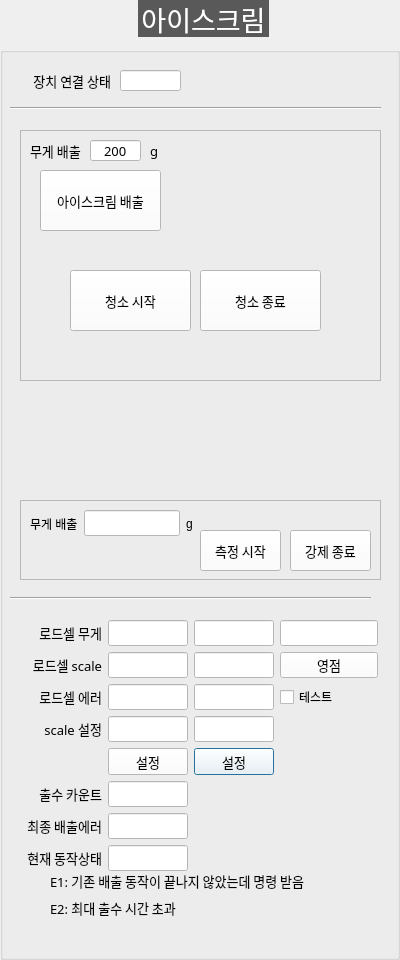
<?xml version="1.0" encoding="UTF-8"?>
<ui version="4.0">
 <class>DialogIcecream</class>
 <widget class="QDialog" name="DialogIcecream">
  <property name="geometry">
   <rect>
    <x>0</x>
    <y>0</y>
    <width>400</width>
    <height>960</height>
   </rect>
  </property>
  <property name="windowTitle">
   <string>Dialog</string>
  </property>
  <widget class="QGroupBox" name="GB_ICECREAM">
   <property name="geometry">
    <rect>
     <x>0</x>
     <y>0</y>
     <width>400</width>
     <height>960</height>
    </rect>
   </property>
   <property name="font">
    <font>
     <family>함초롬돋움</family>
     <pointsize>20</pointsize>
     <weight>50</weight>
     <italic>false</italic>
     <bold>false</bold>
    </font>
   </property>
   <property name="styleSheet">
    <string notr="true">QGroupBox  {
    margin-top: 10px;
	font: 20pt &quot;함초롬돋움&quot;;
}

QGroupBox::title  {
    subcontrol-origin: margin;
    subcontrol-position: top center;
    padding: 10px 8000px 10px 8000px;
    background-color: #595959;
    color: rgb(255, 255, 255);
}
QLabel {
	font: 10pt &quot;함초롬돋움&quot;;
}
QComboBox{
	font: 10pt &quot;함초롬돋움&quot;;
	background-color: #ffffff
}
QPushButton{
	font: 10pt &quot;함초롬돋움&quot;;
	background-color: #ffffff
}
QLineEdit{
	font: 10pt &quot;함초롬돋움&quot;;
	background-color: #ffffff
}
QListWidget{
	font: 10pt &quot;함초롬돋움&quot;;
	background-color: #ffffff
}
QCheckBox{
	font: 10pt &quot;함초롬돋움&quot;;
}



</string>
   </property>
   <property name="title">
    <string>아이스크림</string>
   </property>
   <widget class="QLineEdit" name="LE_ICECREAM_CONNECTION">
    <property name="geometry">
     <rect>
      <x>120</x>
      <y>70</y>
      <width>61</width>
      <height>21</height>
     </rect>
    </property>
    <property name="font">
     <font>
      <family>함초롬돋움</family>
      <pointsize>10</pointsize>
      <weight>50</weight>
      <italic>false</italic>
      <bold>false</bold>
     </font>
    </property>
    <property name="readOnly">
     <bool>true</bool>
    </property>
   </widget>
   <widget class="QLabel" name="label_110">
    <property name="geometry">
     <rect>
      <x>10</x>
      <y>70</y>
      <width>101</width>
      <height>21</height>
     </rect>
    </property>
    <property name="font">
     <font>
      <family>함초롬돋움</family>
      <pointsize>10</pointsize>
      <weight>50</weight>
      <italic>false</italic>
      <bold>false</bold>
     </font>
    </property>
    <property name="text">
     <string>장치 연결 상태</string>
    </property>
    <property name="alignment">
     <set>Qt::AlignRight|Qt::AlignTrailing|Qt::AlignVCenter</set>
    </property>
   </widget>
   <widget class="Line" name="line_37">
    <property name="geometry">
     <rect>
      <x>10</x>
      <y>100</y>
      <width>371</width>
      <height>16</height>
     </rect>
    </property>
    <property name="font">
     <font>
      <pointsize>11</pointsize>
     </font>
    </property>
    <property name="orientation">
     <enum>Qt::Horizontal</enum>
    </property>
   </widget>
   <widget class="Line" name="line_39">
    <property name="geometry">
     <rect>
      <x>10</x>
      <y>590</y>
      <width>361</width>
      <height>16</height>
     </rect>
    </property>
    <property name="font">
     <font>
      <pointsize>11</pointsize>
     </font>
    </property>
    <property name="orientation">
     <enum>Qt::Horizontal</enum>
    </property>
   </widget>
   <widget class="QWidget" name="layoutWidget">
    <property name="geometry">
     <rect>
      <x>27</x>
      <y>620</y>
      <width>351</width>
      <height>251</height>
     </rect>
    </property>
    <layout class="QGridLayout" name="gridLayout">
     <item row="5" column="1">
      <widget class="QLineEdit" name="LE_DISPENSE_COUNT">
       <property name="maximumSize">
        <size>
         <width>80</width>
         <height>16777215</height>
        </size>
       </property>
       <property name="font">
        <font>
         <family>함초롬돋움</family>
         <pointsize>10</pointsize>
         <weight>50</weight>
         <italic>false</italic>
         <bold>false</bold>
        </font>
       </property>
       <property name="readOnly">
        <bool>true</bool>
       </property>
      </widget>
     </item>
     <item row="5" column="0">
      <widget class="QLabel" name="label_112">
       <property name="font">
        <font>
         <family>함초롬돋움</family>
         <pointsize>10</pointsize>
         <weight>50</weight>
         <italic>false</italic>
         <bold>false</bold>
        </font>
       </property>
       <property name="text">
        <string>출수 카운트</string>
       </property>
       <property name="alignment">
        <set>Qt::AlignRight|Qt::AlignTrailing|Qt::AlignVCenter</set>
       </property>
      </widget>
     </item>
     <item row="4" column="2">
      <widget class="QPushButton" name="BTN_SET_SCALE_2">
       <property name="maximumSize">
        <size>
         <width>80</width>
         <height>16777215</height>
        </size>
       </property>
       <property name="font">
        <font>
         <family>함초롬돋움</family>
         <pointsize>10</pointsize>
         <weight>50</weight>
         <italic>false</italic>
         <bold>false</bold>
        </font>
       </property>
       <property name="text">
        <string>설정</string>
       </property>
      </widget>
     </item>
     <item row="2" column="1">
      <widget class="QLineEdit" name="LE_LOADCELL_ERROR">
       <property name="maximumSize">
        <size>
         <width>80</width>
         <height>16777215</height>
        </size>
       </property>
       <property name="font">
        <font>
         <family>함초롬돋움</family>
         <pointsize>10</pointsize>
         <weight>50</weight>
         <italic>false</italic>
         <bold>false</bold>
        </font>
       </property>
       <property name="readOnly">
        <bool>true</bool>
       </property>
      </widget>
     </item>
     <item row="2" column="2">
      <widget class="QLineEdit" name="LE_LOADCELL_ERROR_2">
       <property name="maximumSize">
        <size>
         <width>80</width>
         <height>16777215</height>
        </size>
       </property>
       <property name="font">
        <font>
         <family>함초롬돋움</family>
         <pointsize>10</pointsize>
         <weight>50</weight>
         <italic>false</italic>
         <bold>false</bold>
        </font>
       </property>
       <property name="readOnly">
        <bool>true</bool>
       </property>
      </widget>
     </item>
     <item row="4" column="1">
      <widget class="QPushButton" name="BTN_SET_SCALE">
       <property name="maximumSize">
        <size>
         <width>80</width>
         <height>16777215</height>
        </size>
       </property>
       <property name="font">
        <font>
         <family>함초롬돋움</family>
         <pointsize>10</pointsize>
         <weight>50</weight>
         <italic>false</italic>
         <bold>false</bold>
        </font>
       </property>
       <property name="text">
        <string>설정</string>
       </property>
      </widget>
     </item>
     <item row="7" column="1">
      <widget class="QLineEdit" name="LE_OP_STATE">
       <property name="maximumSize">
        <size>
         <width>80</width>
         <height>16777215</height>
        </size>
       </property>
       <property name="font">
        <font>
         <family>함초롬돋움</family>
         <pointsize>10</pointsize>
         <weight>50</weight>
         <italic>false</italic>
         <bold>false</bold>
        </font>
       </property>
       <property name="readOnly">
        <bool>true</bool>
       </property>
      </widget>
     </item>
     <item row="7" column="0">
      <widget class="QLabel" name="label_114">
       <property name="font">
        <font>
         <family>함초롬돋움</family>
         <pointsize>10</pointsize>
         <weight>50</weight>
         <italic>false</italic>
         <bold>false</bold>
        </font>
       </property>
       <property name="text">
        <string>현재 동작상태</string>
       </property>
       <property name="alignment">
        <set>Qt::AlignRight|Qt::AlignTrailing|Qt::AlignVCenter</set>
       </property>
      </widget>
     </item>
     <item row="6" column="1">
      <widget class="QLineEdit" name="LE_LAST_DISPENSE_ERROR">
       <property name="maximumSize">
        <size>
         <width>80</width>
         <height>16777215</height>
        </size>
       </property>
       <property name="font">
        <font>
         <family>함초롬돋움</family>
         <pointsize>10</pointsize>
         <weight>50</weight>
         <italic>false</italic>
         <bold>false</bold>
        </font>
       </property>
       <property name="readOnly">
        <bool>true</bool>
       </property>
      </widget>
     </item>
     <item row="6" column="0">
      <widget class="QLabel" name="label_113">
       <property name="font">
        <font>
         <family>함초롬돋움</family>
         <pointsize>10</pointsize>
         <weight>50</weight>
         <italic>false</italic>
         <bold>false</bold>
        </font>
       </property>
       <property name="text">
        <string>최종 배출에러</string>
       </property>
       <property name="alignment">
        <set>Qt::AlignRight|Qt::AlignTrailing|Qt::AlignVCenter</set>
       </property>
      </widget>
     </item>
     <item row="3" column="1">
      <widget class="QLineEdit" name="LE_LOADCELL_SET_SCALE">
       <property name="maximumSize">
        <size>
         <width>80</width>
         <height>16777215</height>
        </size>
       </property>
       <property name="font">
        <font>
         <family>함초롬돋움</family>
         <pointsize>10</pointsize>
         <weight>50</weight>
         <italic>false</italic>
         <bold>false</bold>
        </font>
       </property>
       <property name="readOnly">
        <bool>false</bool>
       </property>
      </widget>
     </item>
     <item row="0" column="0">
      <widget class="QLabel" name="label_116">
       <property name="font">
        <font>
         <family>함초롬돋움</family>
         <pointsize>10</pointsize>
         <weight>50</weight>
         <italic>false</italic>
         <bold>false</bold>
        </font>
       </property>
       <property name="text">
        <string>로드셀 무게</string>
       </property>
       <property name="alignment">
        <set>Qt::AlignRight|Qt::AlignTrailing|Qt::AlignVCenter</set>
       </property>
      </widget>
     </item>
     <item row="3" column="0">
      <widget class="QLabel" name="label_119">
       <property name="font">
        <font>
         <family>함초롬돋움</family>
         <pointsize>10</pointsize>
         <weight>50</weight>
         <italic>false</italic>
         <bold>false</bold>
        </font>
       </property>
       <property name="text">
        <string>scale 설정</string>
       </property>
       <property name="alignment">
        <set>Qt::AlignRight|Qt::AlignTrailing|Qt::AlignVCenter</set>
       </property>
      </widget>
     </item>
     <item row="3" column="2">
      <widget class="QLineEdit" name="LE_LOADCELL_SET_SCALE_2">
       <property name="maximumSize">
        <size>
         <width>80</width>
         <height>16777215</height>
        </size>
       </property>
       <property name="font">
        <font>
         <family>함초롬돋움</family>
         <pointsize>10</pointsize>
         <weight>50</weight>
         <italic>false</italic>
         <bold>false</bold>
        </font>
       </property>
       <property name="readOnly">
        <bool>false</bool>
       </property>
      </widget>
     </item>
     <item row="0" column="1">
      <widget class="QLineEdit" name="LE_LOADCELL_WEIGHT">
       <property name="maximumSize">
        <size>
         <width>80</width>
         <height>16777215</height>
        </size>
       </property>
       <property name="font">
        <font>
         <family>함초롬돋움</family>
         <pointsize>10</pointsize>
         <weight>50</weight>
         <italic>false</italic>
         <bold>false</bold>
        </font>
       </property>
       <property name="readOnly">
        <bool>true</bool>
       </property>
      </widget>
     </item>
     <item row="0" column="2">
      <widget class="QLineEdit" name="LE_LOADCELL_WEIGHT_2">
       <property name="maximumSize">
        <size>
         <width>80</width>
         <height>16777215</height>
        </size>
       </property>
       <property name="font">
        <font>
         <family>함초롬돋움</family>
         <pointsize>10</pointsize>
         <weight>50</weight>
         <italic>false</italic>
         <bold>false</bold>
        </font>
       </property>
       <property name="readOnly">
        <bool>true</bool>
       </property>
      </widget>
     </item>
     <item row="1" column="0">
      <widget class="QLabel" name="label_117">
       <property name="font">
        <font>
         <family>함초롬돋움</family>
         <pointsize>10</pointsize>
         <weight>50</weight>
         <italic>false</italic>
         <bold>false</bold>
        </font>
       </property>
       <property name="text">
        <string>로드셀 scale</string>
       </property>
       <property name="alignment">
        <set>Qt::AlignRight|Qt::AlignTrailing|Qt::AlignVCenter</set>
       </property>
      </widget>
     </item>
     <item row="1" column="2">
      <widget class="QLineEdit" name="LE_LOADCELL_SCALE_2">
       <property name="maximumSize">
        <size>
         <width>80</width>
         <height>16777215</height>
        </size>
       </property>
       <property name="font">
        <font>
         <family>함초롬돋움</family>
         <pointsize>10</pointsize>
         <weight>50</weight>
         <italic>false</italic>
         <bold>false</bold>
        </font>
       </property>
       <property name="readOnly">
        <bool>true</bool>
       </property>
      </widget>
     </item>
     <item row="1" column="1">
      <widget class="QLineEdit" name="LE_LOADCELL_SCALE">
       <property name="maximumSize">
        <size>
         <width>80</width>
         <height>16777215</height>
        </size>
       </property>
       <property name="font">
        <font>
         <family>함초롬돋움</family>
         <pointsize>10</pointsize>
         <weight>50</weight>
         <italic>false</italic>
         <bold>false</bold>
        </font>
       </property>
       <property name="readOnly">
        <bool>true</bool>
       </property>
      </widget>
     </item>
     <item row="2" column="0">
      <widget class="QLabel" name="label_118">
       <property name="font">
        <font>
         <family>함초롬돋움</family>
         <pointsize>10</pointsize>
         <weight>50</weight>
         <italic>false</italic>
         <bold>false</bold>
        </font>
       </property>
       <property name="text">
        <string>로드셀 에러</string>
       </property>
       <property name="alignment">
        <set>Qt::AlignRight|Qt::AlignTrailing|Qt::AlignVCenter</set>
       </property>
      </widget>
     </item>
     <item row="0" column="3">
      <widget class="QLineEdit" name="LE_LOADCELL_TOTAL_WEIGHT">
       <property name="font">
        <font>
         <family>함초롬돋움</family>
         <pointsize>10</pointsize>
         <weight>50</weight>
         <italic>false</italic>
         <bold>false</bold>
        </font>
       </property>
       <property name="readOnly">
        <bool>true</bool>
       </property>
      </widget>
     </item>
     <item row="1" column="3">
      <widget class="QPushButton" name="BTN_TARE">
       <property name="font">
        <font>
         <family>함초롬돋움</family>
         <pointsize>10</pointsize>
         <weight>50</weight>
         <italic>false</italic>
         <bold>false</bold>
        </font>
       </property>
       <property name="text">
        <string>영점</string>
       </property>
      </widget>
     </item>
     <item row="2" column="3">
      <widget class="QCheckBox" name="CB_SCALE_TEST">
       <property name="text">
        <string>테스트</string>
       </property>
      </widget>
     </item>
    </layout>
   </widget>
   <widget class="QWidget" name="layoutWidget">
    <property name="geometry">
     <rect>
      <x>50</x>
      <y>870</y>
      <width>283</width>
      <height>48</height>
     </rect>
    </property>
    <layout class="QVBoxLayout" name="verticalLayout_2">
     <item>
      <widget class="QLabel" name="label">
       <property name="font">
        <font>
         <family>함초롬돋움</family>
         <pointsize>10</pointsize>
         <weight>50</weight>
         <italic>false</italic>
         <bold>false</bold>
        </font>
       </property>
       <property name="text">
        <string>E1: 기존 배출 동작이 끝나지 않았는데 명령 받음</string>
       </property>
      </widget>
     </item>
     <item>
      <widget class="QLabel" name="label_2">
       <property name="font">
        <font>
         <family>함초롬돋움</family>
         <pointsize>10</pointsize>
         <weight>50</weight>
         <italic>false</italic>
         <bold>false</bold>
        </font>
       </property>
       <property name="text">
        <string>E2: 최대 출수 시간 초과</string>
       </property>
      </widget>
     </item>
    </layout>
   </widget>
   <widget class="QFrame" name="FRAME_CYLINDER">
    <property name="geometry">
     <rect>
      <x>20</x>
      <y>130</y>
      <width>361</width>
      <height>251</height>
     </rect>
    </property>
    <property name="frameShape">
     <enum>QFrame::StyledPanel</enum>
    </property>
    <property name="frameShadow">
     <enum>QFrame::Raised</enum>
    </property>
    <widget class="QPushButton" name="BTN_DISPENSE_ICECREAM_BY_WEIGHT">
     <property name="enabled">
      <bool>true</bool>
     </property>
     <property name="geometry">
      <rect>
       <x>20</x>
       <y>40</y>
       <width>121</width>
       <height>61</height>
      </rect>
     </property>
     <property name="font">
      <font>
       <family>함초롬돋움</family>
       <pointsize>10</pointsize>
       <weight>50</weight>
       <italic>false</italic>
       <bold>false</bold>
      </font>
     </property>
     <property name="text">
      <string>아이스크림 배출</string>
     </property>
    </widget>
    <widget class="QLabel" name="label_27">
     <property name="enabled">
      <bool>true</bool>
     </property>
     <property name="geometry">
      <rect>
       <x>130</x>
       <y>10</y>
       <width>21</width>
       <height>21</height>
      </rect>
     </property>
     <property name="font">
      <font>
       <family>함초롬돋움</family>
       <pointsize>10</pointsize>
       <weight>50</weight>
       <italic>false</italic>
       <bold>false</bold>
      </font>
     </property>
     <property name="text">
      <string>g</string>
     </property>
    </widget>
    <widget class="QLineEdit" name="LE_OUT_WEIGHT">
     <property name="enabled">
      <bool>true</bool>
     </property>
     <property name="geometry">
      <rect>
       <x>70</x>
       <y>10</y>
       <width>51</width>
       <height>21</height>
      </rect>
     </property>
     <property name="font">
      <font>
       <family>함초롬돋움</family>
       <pointsize>10</pointsize>
       <weight>50</weight>
       <italic>false</italic>
       <bold>false</bold>
      </font>
     </property>
     <property name="text">
      <string>200</string>
     </property>
     <property name="alignment">
      <set>Qt::AlignCenter</set>
     </property>
    </widget>
    <widget class="QLabel" name="label_121">
     <property name="enabled">
      <bool>true</bool>
     </property>
     <property name="geometry">
      <rect>
       <x>10</x>
       <y>10</y>
       <width>61</width>
       <height>21</height>
      </rect>
     </property>
     <property name="font">
      <font>
       <family>함초롬돋움</family>
       <pointsize>10</pointsize>
       <weight>50</weight>
       <italic>false</italic>
       <bold>false</bold>
      </font>
     </property>
     <property name="text">
      <string>무게 배출</string>
     </property>
     <property name="alignment">
      <set>Qt::AlignLeading|Qt::AlignLeft|Qt::AlignVCenter</set>
     </property>
    </widget>
    <widget class="QPushButton" name="BTN_ICECREAM_CLEANING_STOP">
     <property name="enabled">
      <bool>true</bool>
     </property>
     <property name="geometry">
      <rect>
       <x>180</x>
       <y>140</y>
       <width>121</width>
       <height>61</height>
      </rect>
     </property>
     <property name="font">
      <font>
       <family>함초롬돋움</family>
       <pointsize>10</pointsize>
       <weight>50</weight>
       <italic>false</italic>
       <bold>false</bold>
      </font>
     </property>
     <property name="text">
      <string>청소 종료</string>
     </property>
    </widget>
    <widget class="QPushButton" name="BTN_ICECREAM_CLEANING_START">
     <property name="enabled">
      <bool>true</bool>
     </property>
     <property name="geometry">
      <rect>
       <x>50</x>
       <y>140</y>
       <width>121</width>
       <height>61</height>
      </rect>
     </property>
     <property name="font">
      <font>
       <family>함초롬돋움</family>
       <pointsize>10</pointsize>
       <weight>50</weight>
       <italic>false</italic>
       <bold>false</bold>
      </font>
     </property>
     <property name="text">
      <string>청소 시작</string>
     </property>
    </widget>
   </widget>
   <widget class="QFrame" name="FRAME_NONE">
    <property name="geometry">
     <rect>
      <x>20</x>
      <y>500</y>
      <width>361</width>
      <height>80</height>
     </rect>
    </property>
    <property name="frameShape">
     <enum>QFrame::StyledPanel</enum>
    </property>
    <property name="frameShadow">
     <enum>QFrame::Raised</enum>
    </property>
    <widget class="QWidget" name="layoutWidget">
     <property name="geometry">
      <rect>
       <x>10</x>
       <y>10</y>
       <width>163</width>
       <height>27</height>
      </rect>
     </property>
     <layout class="QHBoxLayout" name="horizontalLayout">
      <item>
       <widget class="QLabel" name="label_5">
        <property name="text">
         <string>무게 배출</string>
        </property>
       </widget>
      </item>
      <item>
       <widget class="QLineEdit" name="LE_LOADCELL_THRESHOLD">
        <property name="font">
         <font>
          <family>함초롬돋움</family>
          <pointsize>10</pointsize>
          <weight>50</weight>
          <italic>false</italic>
          <bold>false</bold>
         </font>
        </property>
        <property name="readOnly">
         <bool>false</bool>
        </property>
       </widget>
      </item>
      <item>
       <widget class="QLabel" name="label_6">
        <property name="text">
         <string>g</string>
        </property>
       </widget>
      </item>
     </layout>
    </widget>
    <widget class="QPushButton" name="BTN_ROBOT_STOP">
     <property name="geometry">
      <rect>
       <x>270</x>
       <y>30</y>
       <width>81</width>
       <height>41</height>
      </rect>
     </property>
     <property name="font">
      <font>
       <family>함초롬돋움</family>
       <pointsize>10</pointsize>
       <weight>50</weight>
       <italic>false</italic>
       <bold>false</bold>
      </font>
     </property>
     <property name="text">
      <string>강제 종료</string>
     </property>
    </widget>
    <widget class="QPushButton" name="BTN_START_MEASURE">
     <property name="geometry">
      <rect>
       <x>180</x>
       <y>30</y>
       <width>81</width>
       <height>41</height>
      </rect>
     </property>
     <property name="font">
      <font>
       <family>함초롬돋움</family>
       <pointsize>10</pointsize>
       <weight>50</weight>
       <italic>false</italic>
       <bold>false</bold>
      </font>
     </property>
     <property name="text">
      <string>측정 시작</string>
     </property>
    </widget>
   </widget>
  </widget>
 </widget>
 <resources/>
 <connections/>
</ui>
